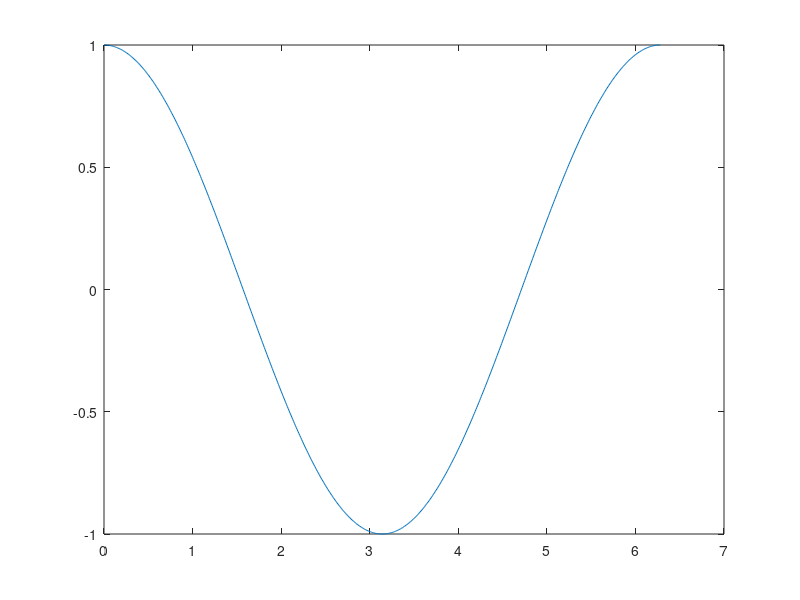
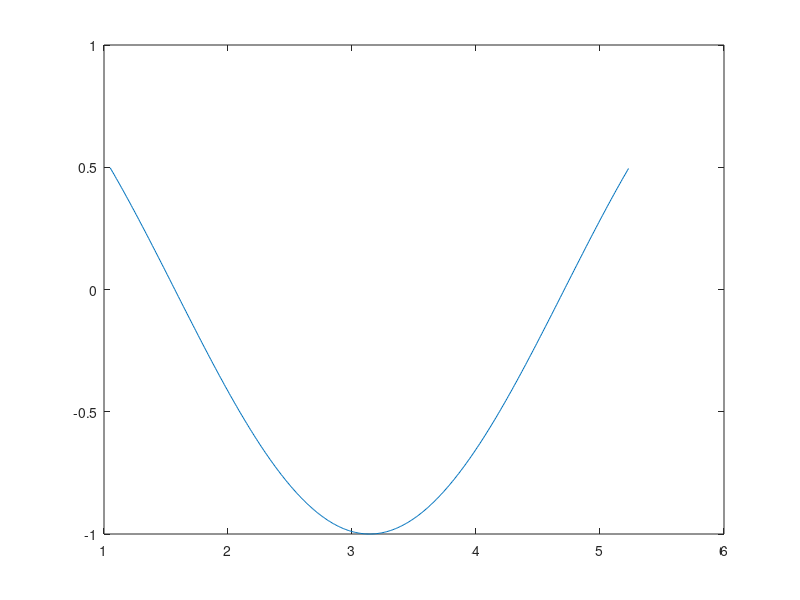

These figures' MATLAB source, in order:
%% Opdracht 2
% Hieronder staat een regel waarmee je een grafiek van een cosinus tekent.
% Maak een nieuw figuur met de function 'figure'. Selecteer alle waarden
% uit 'signaal' die kleiner zijn dan 0.5 en plot deze met de bijbehorende
% tijdstippen in het nieuwe figure.

close all
t = 0:0.01:2*pi;
signaal = cos(t);
plot(t,signaal)

idx = signaal < 0.5;
figure
plot(t(idx),signaal(idx))
